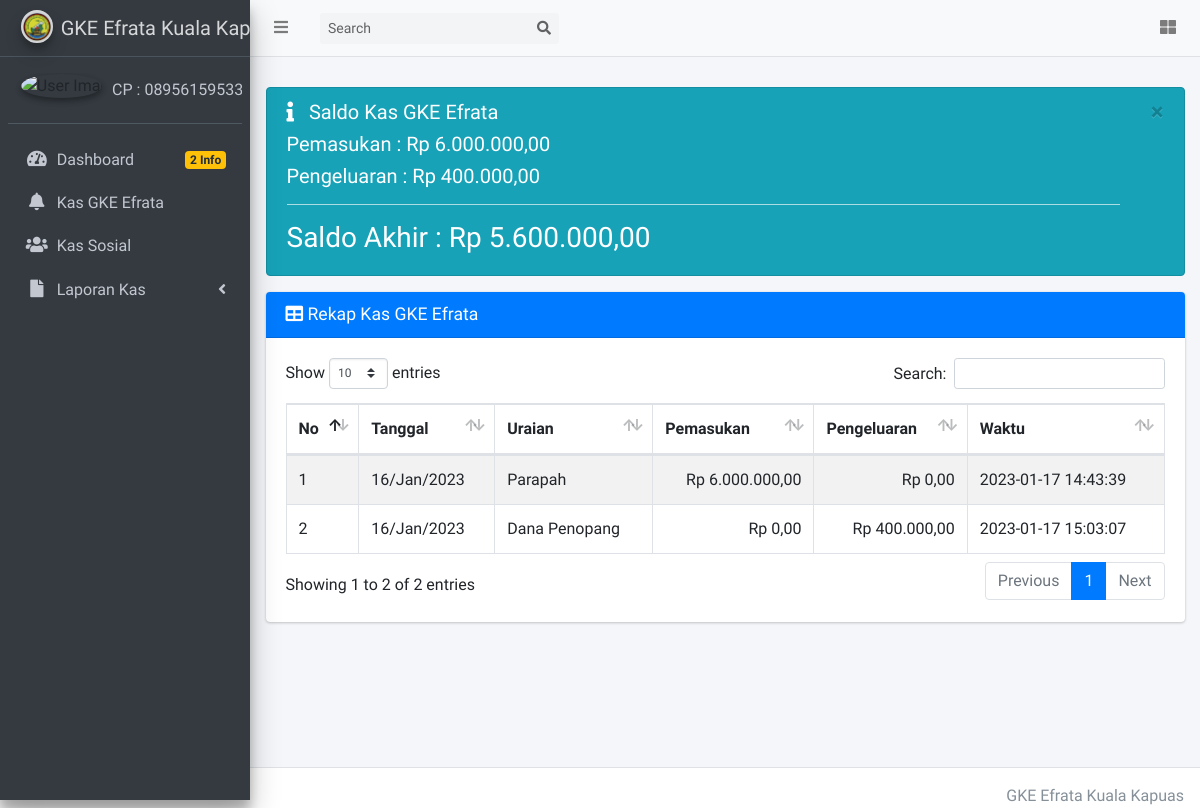
Screenshot of /public.php?page=publikasi/kas/efrata with the database file from the repository.
### tables this page shows
CREATE TABLE IF NOT EXISTS `dana_kas` (
  `id_kas` int(11) NOT NULL,
  `tgl_kas` date NOT NULL,
  `uraian_kas` varchar(200) NOT NULL,
  `masuk` int(11) NOT NULL,
  `keluar` int(11) NOT NULL,
  `jenis` enum('Masuk','Keluar') NOT NULL,
  `waktu` timestamp NOT NULL DEFAULT CURRENT_TIMESTAMP ON UPDATE CURRENT_TIMESTAMP,
  PRIMARY KEY (`id_kas`)
);

### inc/rupiah.php (called while the page is built)
<?php
function rupiah($angka){
	$hasil_rupiah = "Rp " . number_format($angka,2,',','.');
	return $hasil_rupiah;
}

### bendahara/efrata/rekap_kas.php (the view, shortened to what this page needs)
<?php
  $sql = $koneksi->query("SELECT SUM(masuk) as tot_masuk  from dana_kas where jenis='Masuk'");
  while ($data= $sql->fetch_assoc()) {
    $masuk=$data['tot_masuk'];
  }
?>
<?php
  $sql = $koneksi->query("SELECT SUM(keluar) as tot_keluar  from dana_kas where jenis='Keluar'");
  while ($data= $sql->fetch_assoc()) {
    $keluar=$data['tot_keluar'];
  }
?>
<div class="alert alert-info alert-dismissible">
	<button type="button" class="close" data-dismiss="alert" aria-hidden="true">&times;</button>
	<h5>
		<i class="icon fas fa-info"></i> Saldo Kas GKE Efrata</h5>
	<h5>Pemasukan :
		<?php
  echo rupiah($masuk);
  ?>
	</h5>
	<h5>Pengeluaran :
		<?php
    echo rupiah($keluar);
    ?>
	</h5>
	<hr>
	<h3>Saldo Akhir :
		<?php
    $saldo= $masuk-$keluar;
    echo rupiah($saldo);
    ?>
	</h3>
</div>
<div class="card card-primary">
	<div class="card-header">
		<h3 class="card-title">
			<i class="fa fa-table"></i> Rekap Kas GKE Efrata</h3>
	</div>
	<div class="card-body">
		<div class="table-responsive">
			<table id="example1" class="table table-bordered table-striped">
				<thead>
					<tr>
						<th>No</th>
						<th>Tanggal</th>
						<th>Uraian</th>
						<th>Pemasukan</th>
						<th>Pengeluaran</th>
						<th>Waktu</th>
					</tr>
				</thead>
				<tbody>
					<?php
              $no = 1;
              $sql = $koneksi->query("select * from dana_kas order by tgl_kas asc");
              while ($data= $sql->fetch_assoc()) {
            ?>
					<tr>
						<td>
							<?php echo $no++; ?>
						</td>
						<td>
							<?php  $tgl = $data['tgl_kas']; echo date("d/M/Y", strtotime($tgl))?>
						</td>
						<td>
							<?php echo $data['uraian_kas']; ?>
						</td>
						<td align="right">
							<?php echo rupiah($data['masuk']); ?>
						</td>
						<td align="right">
							<?php echo rupiah($data['keluar']); ?>
						</td>
						<td>
							<?php echo $data['waktu']; ?>
						</td>
					</tr>
					<?php
              }
            ?>
				</tbody>
			</table>
		</div>
	</div>

### rows the page displays
dana_kas: tgl_kas "16/Jan/2023", uraian_kas "Parapah", masuk "Rp 6.000.000,00", keluar "Rp 0,00", waktu "2023-01-17 14:43:39"
dana_kas: tgl_kas "16/Jan/2023", uraian_kas "Dana Penopang", masuk "Rp 0,00", keluar "Rp 400.000,00", waktu "2023-01-17 15:03:07"

### other values shown
rupiah($masuk) "Rp 6.000.000,00"
rupiah($keluar) "Rp 400.000,00"
rupiah($saldo) "Rp 5.600.000,00"
